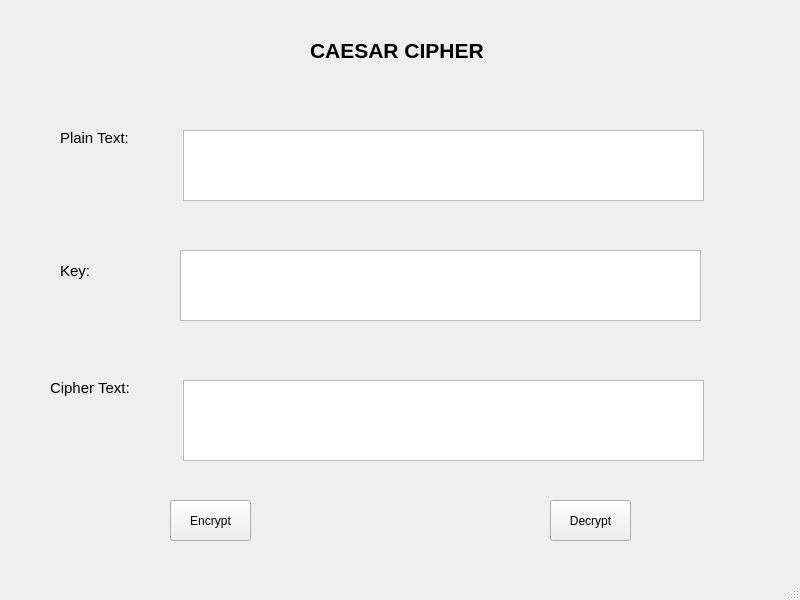
<?xml version="1.0" encoding="UTF-8"?>
<ui version="4.0">
 <class>MainWindow</class>
 <widget class="QMainWindow" name="MainWindow">
  <property name="geometry">
   <rect>
    <x>0</x>
    <y>0</y>
    <width>800</width>
    <height>600</height>
   </rect>
  </property>
  <property name="windowTitle">
   <string>MainWindow</string>
  </property>
  <widget class="QWidget" name="centralwidget">
   <widget class="QLabel" name="label">
    <property name="geometry">
     <rect>
      <x>310</x>
      <y>30</y>
      <width>181</width>
      <height>41</height>
     </rect>
    </property>
    <property name="font">
     <font>
      <pointsize>16</pointsize>
      <weight>75</weight>
      <bold>true</bold>
     </font>
    </property>
    <property name="text">
     <string>CAESAR CIPHER</string>
    </property>
   </widget>
   <widget class="QLabel" name="label_2">
    <property name="geometry">
     <rect>
      <x>60</x>
      <y>130</y>
      <width>101</width>
      <height>16</height>
     </rect>
    </property>
    <property name="font">
     <font>
      <pointsize>11</pointsize>
     </font>
    </property>
    <property name="text">
     <string>Plain Text:</string>
    </property>
   </widget>
   <widget class="QLabel" name="label_3">
    <property name="geometry">
     <rect>
      <x>60</x>
      <y>260</y>
      <width>51</width>
      <height>21</height>
     </rect>
    </property>
    <property name="font">
     <font>
      <pointsize>11</pointsize>
     </font>
    </property>
    <property name="text">
     <string>Key:</string>
    </property>
   </widget>
   <widget class="QLabel" name="label_4">
    <property name="geometry">
     <rect>
      <x>50</x>
      <y>380</y>
      <width>81</width>
      <height>16</height>
     </rect>
    </property>
    <property name="font">
     <font>
      <pointsize>11</pointsize>
     </font>
    </property>
    <property name="text">
     <string>Cipher Text:</string>
    </property>
   </widget>
   <widget class="QPlainTextEdit" name="txt_plain_text">
    <property name="geometry">
     <rect>
      <x>183</x>
      <y>130</y>
      <width>521</width>
      <height>71</height>
     </rect>
    </property>
   </widget>
   <widget class="QPlainTextEdit" name="txt_key">
    <property name="geometry">
     <rect>
      <x>180</x>
      <y>250</y>
      <width>521</width>
      <height>71</height>
     </rect>
    </property>
   </widget>
   <widget class="QPlainTextEdit" name="txt_cipher_text">
    <property name="geometry">
     <rect>
      <x>183</x>
      <y>380</y>
      <width>521</width>
      <height>81</height>
     </rect>
    </property>
   </widget>
   <widget class="QToolButton" name="btn_encrypt">
    <property name="geometry">
     <rect>
      <x>170</x>
      <y>500</y>
      <width>81</width>
      <height>41</height>
     </rect>
    </property>
    <property name="text">
     <string>Encrypt</string>
    </property>
   </widget>
   <widget class="QToolButton" name="btn_decrypt">
    <property name="geometry">
     <rect>
      <x>550</x>
      <y>500</y>
      <width>81</width>
      <height>41</height>
     </rect>
    </property>
    <property name="text">
     <string>Decrypt</string>
    </property>
   </widget>
  </widget>
  <widget class="QMenuBar" name="menubar">
   <property name="geometry">
    <rect>
     <x>0</x>
     <y>0</y>
     <width>800</width>
     <height>21</height>
    </rect>
   </property>
  </widget>
  <widget class="QStatusBar" name="statusbar"/>
 </widget>
 <resources/>
 <connections/>
</ui>
